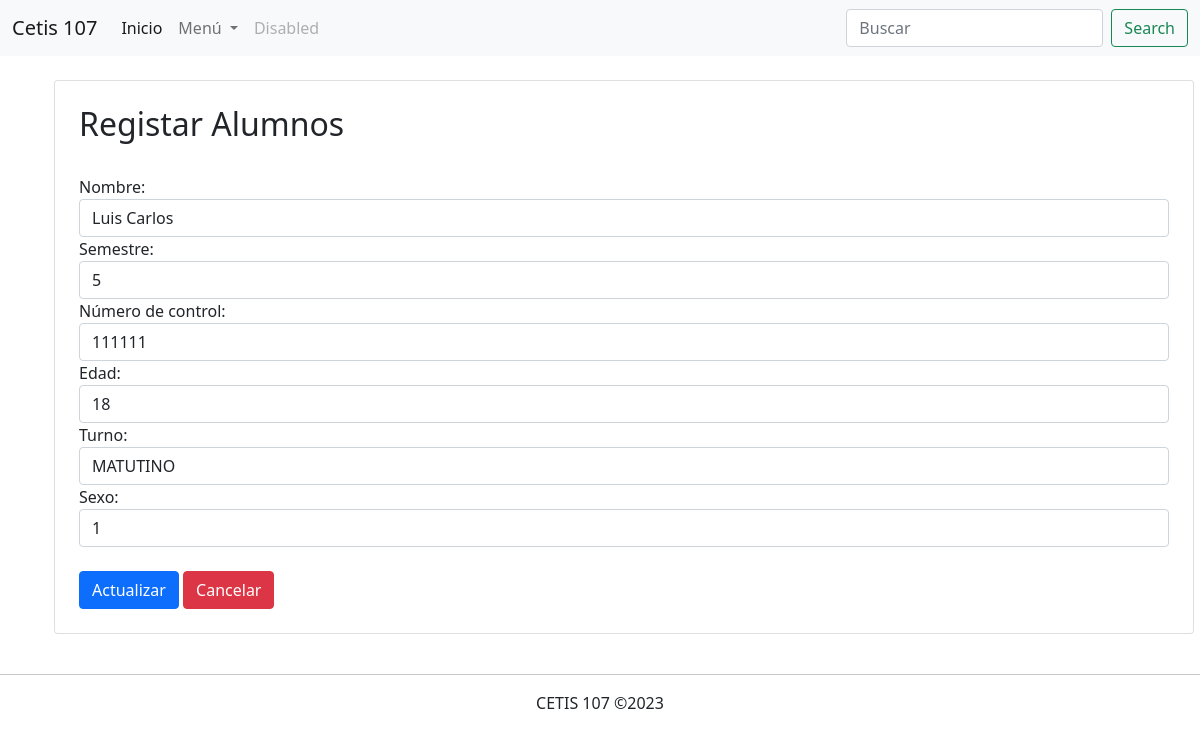
Page /parcial2/EditarAlumnos.php?id=1 on the committed database.
### tables this page shows
CREATE TABLE `alumnos` (
  `id` bigint(20) UNSIGNED NOT NULL,
  `nombre` varchar(100) NOT NULL,
  `numero_control` varchar(30) NOT NULL,
  `semestre` int(11) NOT NULL,
  `edad` int(11) NOT NULL,
  `turno` varchar(10) NOT NULL,
  `sexo` tinyint(4) NOT NULL
);

### parcial2/EditarAlumnos.php (the view, shortened to what this page needs)
<!DOCTYPE html>
<html lang="en">
<head>
    <link rel="stylesheet" href="css/bootstrap.css">
</head>
<body>
    <?php
    include 'menu.php';
    include 'conexion.php';
    $id = $_GET["id"];
    $sql = "SELECT * FROM alumnos WHERE id=".$id;
    $datos = $conexion->query($sql);
    $alumno = $datos->fetch_assoc();
    ?>
    <div class="container">
        <div class="row">
            <div class="col-12 card m-4 p-4">
                <h2>Registar Alumnos</h2><br>
                <form action="actualizarRegistro.php" method="POST">
                    <div class="form-group">
                        <label for="">Nombre:</label>
                        <input value="<?php echo $alumno["nombre"]; ?>" name="nombre"  type="text" class="form-control" placeholder="Teclea el nombre del alumno" required>
                    </div>
                    <div class="form-group">
                        <label for="">Semestre:</label>
                        <input value="<?php echo $alumno["semestre"]; ?>" name="semestre"  type="text" class="form-control" placeholder="Teclea el semestre" required>
                    </div>
                    <div class="form-group">
                    <label for="">Número de control:</label>
                        <input value="<?php echo $alumno["numero_control"]; ?>" name="nc"  type="text" class="form-control" placeholder="Teclea el número de control" required>
                    </div>
                    <div class="form-group">
                    <label for="">Edad:</label>
                        <input value="<?php echo $alumno["edad"]; ?>" name="edad"  type="text" class="form-control" placeholder="Teclea la edad" required>
                    </div>
                    <div class="form-group">
                    <label for="">Turno:</label>
                        <select name="turno" class="form-control" required>
                            <option SELECTED value="<?php echo $alumno["turno"]; ?>"><?php echo $alumno["turno"]; ?></option>
                        </select>
                    </div>
                    <div class="form-group">
                    <label for="">Sexo:</label>
                        <select name="sexo" class="form-control" required>
                            <option SELECTED value="<?php echo $alumno["sexo"]; ?>"><?php echo $alumno["sexo"]; ?></option>
                        </select>
                    </div><br>
                    <div>
                        <input type="submit" value="Actualizar" class="btn btn-primary" required>
                        <a href="consultarAlumnos.php" class="btn btn-danger">Cancelar</a>
                    </div>
                </form>
            </div>
        </div>
    </div>
    <footer class="text-center">
        <hr>
        CETIS 107 &copy;2023
      </footer>
</body>
</html>

### rows in the picture
alumnos: nombre "Luis Carlos", semestre "5", nc "111111", edad "18", turno "MATUTINO", sexo "1"
